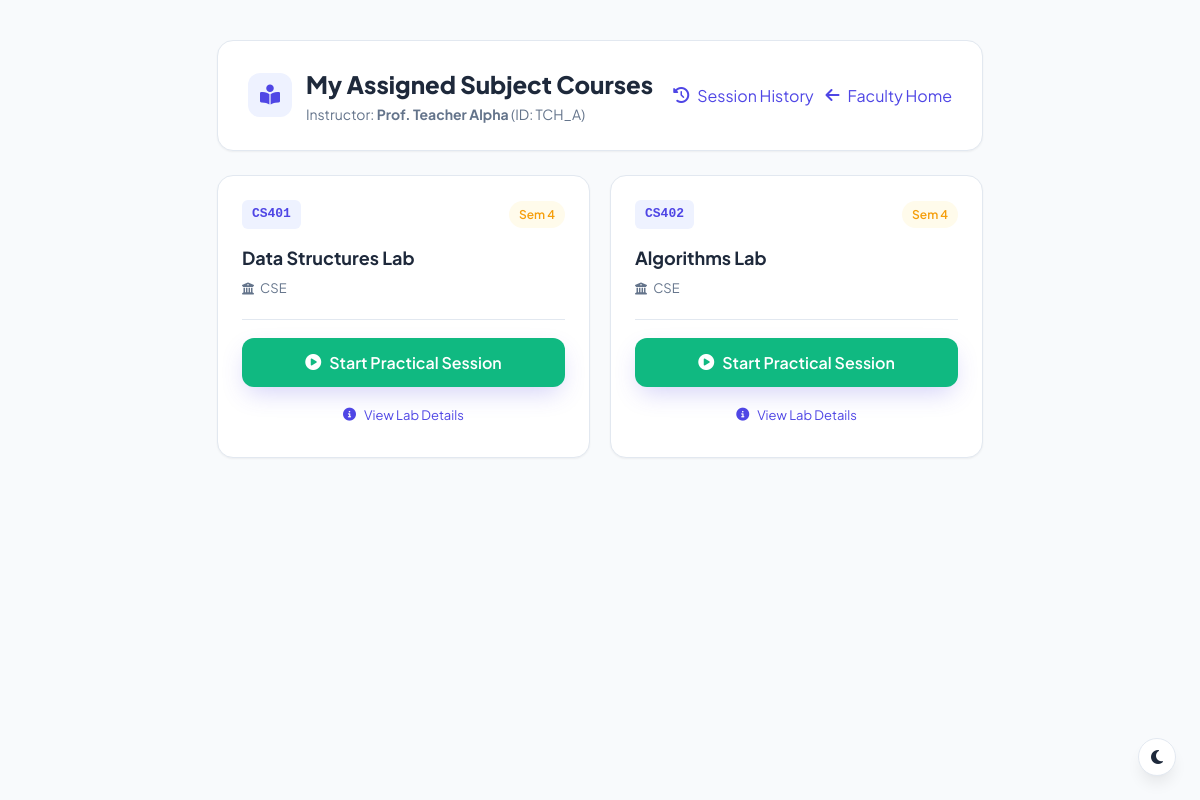
Page /teacher_subjects/TCH_A (signed in) on the committed database.
### tables this page shows
CREATE TABLE teachers(
        id INTEGER PRIMARY KEY AUTOINCREMENT,
        teacher_id TEXT UNIQUE NOT NULL,
        fullname TEXT NOT NULL,
        email TEXT UNIQUE NOT NULL,
        department TEXT NOT NULL
    );

CREATE TABLE "subjects" (id INTEGER PRIMARY KEY AUTOINCREMENT, subject_code TEXT UNIQUE NOT NULL, subject_name TEXT NOT NULL, department TEXT NOT NULL, semester INTEGER NOT NULL);

### app.py (the view)
@app.route("/teacher_subjects")
@app.route("/teacher_subjects/<teacher_id>")
@role_required("teacher", "admin")
def teacher_subjects(teacher_id=None):
    user_role = session.get("role")
    user_email = session.get("email")
    conn = get_db_connection()
    cursor = conn.cursor()
    if user_role == "teacher":
        cursor.execute("SELECT teacher_id, fullname FROM teachers WHERE email = ?", (user_email,))
        logged_in_teacher = cursor.fetchone()
        if not logged_in_teacher:
            conn.close()
            return redirect(url_for("teacher"))
        actual_teacher_id = logged_in_teacher["teacher_id"]
        target_teacher_id = actual_teacher_id
        teacher_name = logged_in_teacher["fullname"]
    else:
        if not teacher_id:
            conn.close()
            return redirect(url_for("view_assignments"))
        target_teacher_id = teacher_id
        cursor.execute("SELECT fullname FROM teachers WHERE teacher_id = ?", (teacher_id,))
        t = cursor.fetchone()
        teacher_name = t["fullname"] if t else teacher_id
    cursor.execute("""
        SELECT subjects.subject_code,
               subjects.subject_name,
               subjects.department,
               subjects.semester
        FROM teacher_subjects
        JOIN subjects ON teacher_subjects.subject_id = subjects.subject_code
        WHERE teacher_subjects.teacher_id = ?
        ORDER BY subjects.subject_code ASC
    """, (target_teacher_id,))
    subjects = cursor.fetchall()
    conn.close()
    return render_template(
        "teacher_subjects.html",
        subjects=subjects,
        teacher_id=target_teacher_id,
        teacher_name=teacher_name
    )

### app.py (called while the page is built, shortened)
def role_required(*allowed_roles):
    def decorator(f):
        @wraps(f)
        def decorated_function(*args, **kwargs):
            if "user_id" not in session or "role" not in session:
                return redirect(url_for("login"))
            user_role = session.get("role")
            return f(*args, **kwargs)
        return decorated_function
    return decorator

### database.py (called while the page is built)
def get_db_connection():
    conn = sqlite3.connect("database.db")
    conn.execute("PRAGMA foreign_keys = ON;")
    conn.row_factory = sqlite3.Row
    return conn

### templates/teacher_subjects.html (shortened to what this page needs)
<!DOCTYPE html>
<html lang="en">
<head>
    <link rel="stylesheet" href="{{ url_for('static', filename='css/dashboard.css') }}">
    <link rel="stylesheet" href="{{ url_for('static', filename='css/style.css') }}">
    <link rel="stylesheet" href="https://cdnjs.cloudflare.com/ajax/libs/font-awesome/6.5.2/css/all.min.css">
</head>
<body style="background: var(--bg-main);">
    <div style="max-width: 1100px; margin: 40px auto; padding: 0 24px;">
        <div style="display: flex; justify-content: space-between; align-items: center; flex-wrap: wrap; gap: 20px; background: var(--card-bg); padding: 24px 30px; border-radius: var(--radius-lg); box-shadow: var(--shadow-sm); border: 1px solid var(--border); margin-bottom: 24px;">
            <div style="display: flex; align-items: center; gap: 14px;">
                <div style="width: 44px; height: 44px; border-radius: var(--radius-md); background: #eef2ff; color: #4f46e5; display: flex; align-items: center; justify-content: center; font-size: 20px;">
                    <i class="fas fa-book-reader"></i>
                </div>
                <div>
                    <h1 style="font-size: 24px; font-weight: 800; color: var(--text-main); margin: 0;">My Assigned Subject Courses</h1>
                    <p style="color: var(--text-muted); font-size: 14px; margin: 0;">Instructor: <strong>{{ teacher_name }}</strong> (ID: {{ teacher_id }})</p>
                </div>
            </div>
            <div style="display: flex; align-items: center; gap: 12px; flex-wrap: wrap;">
                <a href="{{ url_for('practical_sessions_history') }}" class="btn btn-outline" style="display: inline-flex; align-items: center; gap: 8px;">
                    <i class="fas fa-history"></i> Session History
                </a>
                <a href="{{ url_for('teacher') }}" class="btn btn-outline" style="display: inline-flex; align-items: center; gap: 8px;">
                    <i class="fas fa-arrow-left"></i> Faculty Home
                </a>
            </div>
        </div>
        {% if subjects %}
        <div style="display: grid; grid-template-columns: repeat(auto-fill, minmax(320px, 1fr)); gap: 20px; margin-bottom: 30px;">
            {% for subject in subjects %}
            <div class="dashboard-card" style="padding: 24px; display: flex; flex-direction: column; justify-content: space-between; transition: var(--transition);" onmouseover="this.style.transform='translateY(-4px)'; this.style.borderColor='var(--primary)';" onmouseout="this.style.transform='translateY(0)'; this.style.borderColor='var(--border)';">
                <div>
                    <div style="display: flex; justify-content: space-between; align-items: center; margin-bottom: 16px;">
                        <span style="font-family: monospace; font-size: 13px; font-weight: 700; color: #4f46e5; background: #eef2ff; padding: 4px 10px; border-radius: 6px;">
                            {{ subject['subject_code'] }}
                        </span>
                        <span class="badge badge-warning">Sem {{ subject['semester'] }}</span>
                    </div>
                    <h3 style="font-size: 18px; font-weight: 700; color: var(--text-main); margin-bottom: 8px; line-height: 1.4;">
                        {{ subject['subject_name'] }}
                    </h3>
                    <p style="color: var(--text-muted); font-size: 13px; margin-bottom: 20px;">
                        <i class="fas fa-building-columns" style="font-size: 12px; margin-right: 4px;"></i> {{ subject['department'] }}
                    </p>
                </div>
                <div style="border-top: 1px solid var(--border); padding-top: 18px; display: flex; gap: 10px; flex-direction: column;">
                    <form action="{{ url_for('start_session') }}" method="POST">
                        <button type="submit" class="btn btn-primary" style="width: 100%; display: flex; justify-content: center; align-items: center; gap: 8px; background: #10b981; border-color: #10b981;">
                            <i class="fas fa-play-circle"></i> Start Practical Session
                        </button>
                    </form>
                    <a href="{{ url_for('practical_session', subject_code=subject['subject_code']) }}" class="btn btn-outline" style="width: 100%; display: flex; justify-content: center; align-items: center; gap: 8px; text-decoration: none; font-size: 13px; padding: 8px;">
                        <i class="fas fa-info-circle"></i> View Lab Details
                    </a>
                </div>
            </div>
            {% endfor %}
        </div>
        {% endif %}
    </div>
</body>
</html>

### static/css/dashboard.css (style rules this page uses)
:root { --primary: #4f46e5; --primary-hover: #4338ca; --primary-light: #eef2ff; --primary-glow: rgba(79, 70, 229, 0.25); --secondary: #0ea5e9; --secondary-light: #f0f9ff; --accent: #10b981; --accent-light: #ecfdf5; --warning: #f59e0b; --warning-light: #fffbeb; --danger: #ef4444; --danger-light: #fef2f2; --dark-sidebar: #0f172a; --dark-sidebar-hover: #1e293b; --bg-main: #f8fafc; --card-bg: #ffffff; --border: #e2e8f0; --text-main: #1e293b; --text-muted: #64748b; --radius-sm: 8px; --radius-md: 12px; --radius-lg: 16px; --radius-xl: 20px; --radius-full: 9999px; --shadow-sm: 0 1px 2px 0 rgba(0, 0, 0, 0.05); --shadow-md: 0 4px 6px -1px rgba(0, 0, 0, 0.07); --shadow-lg: 0 10px 15px -3px rgba(0, 0, 0, 0.08); --shadow-xl: 0 20px 25px -5px rgba(0, 0, 0, 0.08); --transition: all 0.25s cubic-bezier(0.4, 0, 0.2, 1); }
* { margin: 0; padding: 0; box-sizing: border-box; font-family: 'Plus Jakarta Sans', 'Poppins', sans-serif; }
body { display: flex; background-color: var(--bg-main); color: var(--text-main); min-height: 100vh; overflow-x: hidden; }
.dashboard-card { background: #ffffff; border: 1px solid var(--border); border-radius: var(--radius-lg); padding: 28px; box-shadow: var(--shadow-sm); }

### static/css/style.css (style rules this page uses)
:root { --primary: #4f46e5; --primary-hover: #4338ca; --primary-light: #eef2ff; --primary-glow: rgba(79, 70, 229, 0.25); --secondary: #0ea5e9; --secondary-hover: #0284c7; --secondary-light: #f0f9ff; --accent: #10b981; --accent-light: #ecfdf5; --warning: #f59e0b; --warning-light: #fffbeb; --danger: #ef4444; --danger-light: #fef2f2; --dark: #0f172a; --dark-muted: #334155; --text-main: #1e293b; --text-muted: #64748b; --text-light: #94a3b8; --bg-main: #f8fafc; --bg-subtle: #f1f5f9; --card-bg: #ffffff; --glass-bg: rgba(255, 255, 255, 0.85); --border: #e2e8f0; --border-subtle: #f1f5f9; --border-focus: #818cf8; --shadow-sm: 0 1px 2px 0 rgba(0, 0, 0, 0.05); --shadow-md: 0 4px 6px -1px rgba(0, 0, 0, 0.07), 0 2px 4px -2px rgba(0, 0, 0, 0.05); --shadow-lg: 0 10px 15px -3px rgba(0, 0, 0, 0.08), 0 4px 6px -4px rgba(0, 0, 0, 0.04); --shadow-xl: 0 20px 25px -5px rgba(0, 0, 0, 0.08), 0 8px 10px -6px rgba(0, 0, 0, 0.04); --shadow-glow: 0 0 20px rgba(79, 70, 229, 0.35); --radius-sm: 8px; --radius-md: 12px; --radius-lg: 16px; --radius-xl: 24px; --radius-full: 9999px; --transition: all 0.25s cubic-bezier(0.4, 0, 0.2, 1); }
* { margin: 0; padding: 0; box-sizing: border-box; font-family: 'Plus Jakarta Sans', 'Poppins', -apple-system, BlinkMacSystemFont, sans-serif; }
html { scroll-behavior: smooth; }
body { background-color: var(--bg-main); color: var(--text-main); min-height: 100vh; display: flex; flex-direction: column; overflow-x: hidden; line-height: 1.6; }
a { color: var(--primary); text-decoration: none; transition: var(--transition); }
.btn-primary { background: linear-gradient(135deg, #4f46e5, #3b82f6); color: #fff; padding: 14px 32px; border-radius: var(--radius-md); font-size: 16px; font-weight: 600; display: inline-flex; align-items: center; gap: 10px; box-shadow: 0 10px 25px -5px var(--primary-glow); border: none; cursor: pointer; transition: var(--transition); }
.badge { display: inline-flex; align-items: center; gap: 6px; padding: 4px 10px; border-radius: var(--radius-full); font-size: 12px; font-weight: 600; }
.badge-warning { background: var(--warning-light); color: var(--warning); }

### rows in the picture
teachers: fullname "Prof. Teacher Alpha", teacher "TCH_A"
subjects: subject_code "CS401", semester "4", subject_name "Data Structures Lab", department "CSE"
subjects: subject_code "CS402", semester "4", subject_name "Algorithms Lab", department "CSE"
